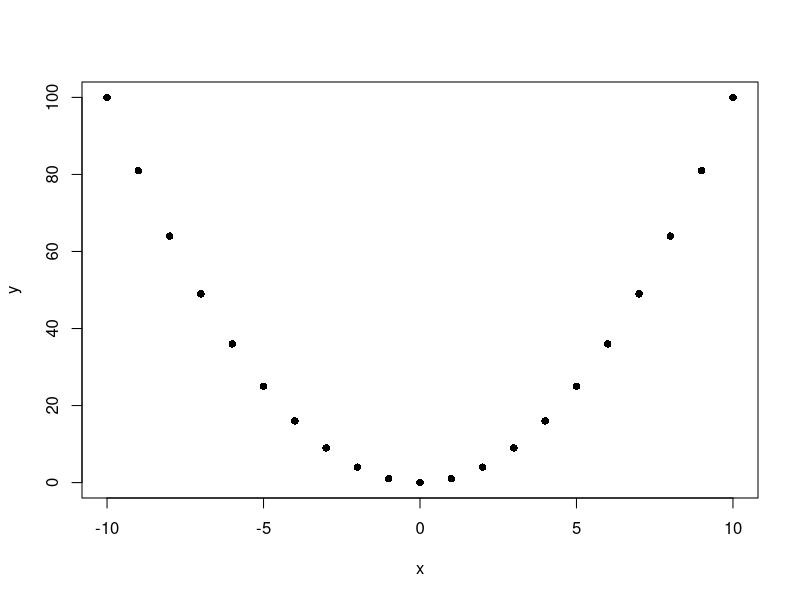

This chart was generated by the following R code:
## ---- chunk 1
knitr::opts_chunk$set(echo = TRUE)
## ---- chunk 2
library('mvtnorm')
## ---- chunk 3
  #define x and y = x^2
  x = -10:10
  y = x^2
  
  #plot x and y; clearly a relationship
  plot(x, y, pch = 16)
## ---- chunk 4
  cov(x,y)
## ---- chunk 5
#replicate
set.seed(110)

#define mean matrix; means of 2 and 1
mean.matrix = matrix(c(2, 1), nrow = 2, ncol = 1)

#define Covariance matrix (variances of 1, Covariance of 1/2)
cov.matrix =  matrix(c(1, 1/2, 1/2, 1), nrow = 2, ncol = 2)

#generate 4 data points for each of the two Normal r.v.'s
rmvnorm(4, mean = mean.matrix, sigma = cov.matrix)
## ---- chunk 6
#find the density at (1,1)
dmvnorm(c(1, 1), mean = mean.matrix, sigma = cov.matrix)
